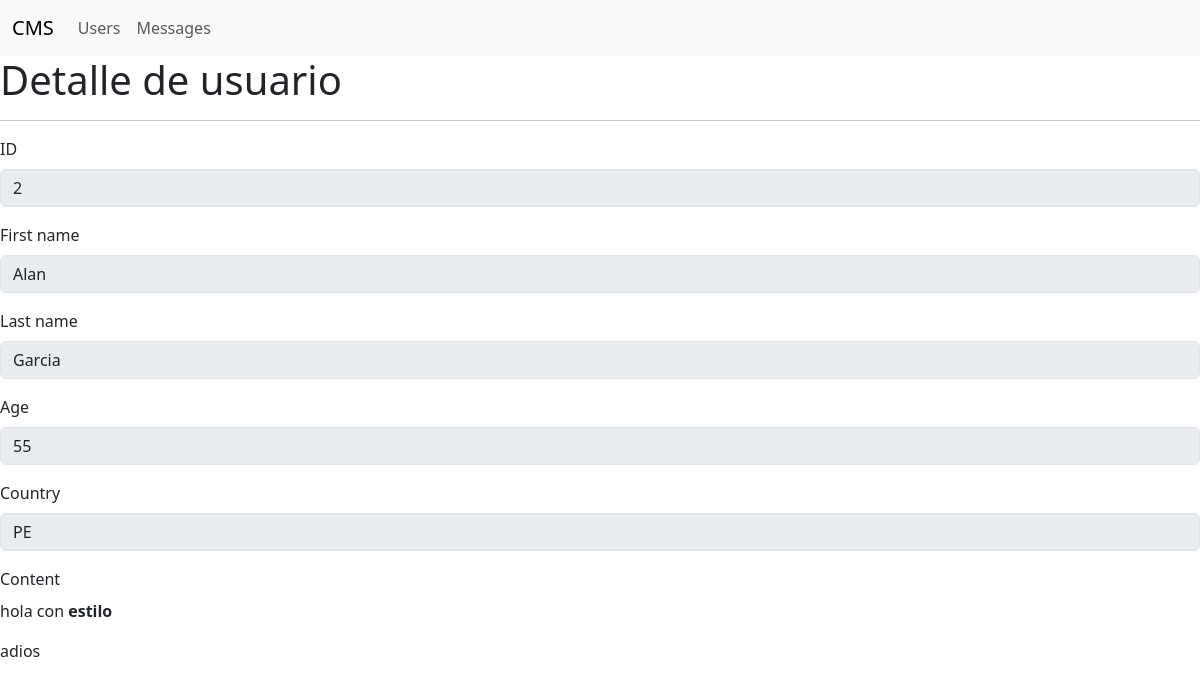
The page /users/2 on the database its author committed.
### main.py (models this page shows, shortened)
class User(db.Model):
    __tablename__ = "users"
    id = db.Column(db.Integer, primary_key=True, autoincrement=True)
    first_name = db.Column(db.String(150), nullable=False)
    last_name = db.Column(db.String(150), nullable=False)
    age = db.Column(db.Integer, nullable=False)
    country = db.Column(db.String(50), nullable=False)
    content = db.Column(db.Text, nullable=True)
    created_at = db.Column(db.DateTime(timezone=True), server_default=func.now())

### main.py (the view)
@app.route("/users/<id>")
def users_by_id(id):
    user = User.query.get_or_404(id)
    return render_template("users-detail.html", user=user)

### templates/users-detail.html (shortened to what this page needs)
{% extends 'base.html' %}
{% block content %}
<h1>Detalle de usuario</h1>
<hr>
    <div class="mb-3">
      <label class="form-label">ID</label>
      <input type="text" class="form-control" name="id" value="{{ user.id }}" disabled readonly>
    </div>
    <div class="mb-3">
        <label class="form-label">First name</label>
        <input type="text" class="form-control" name="first_name" value="{{ user.first_name }}" disabled readonly>
    </div>
    <div class="mb-3">
        <label class="form-label">Last name</label>
        <input type="text" class="form-control" name="last_name" value="{{ user.last_name }}" disabled readonly>
    </div>
    <div class="mb-3">
        <label class="form-label">Age</label>
        <input type="text" class="form-control" name="age" value="{{ user.age}}" disabled readonly>
    </div>
    <div class="mb-3">
        <label class="form-label">Country</label>
        <input type="text" class="form-control" name="country" value="{{ user.country }}" disabled readonly>
    </div>
    <div class="mb-3">
        <label class="form-label">Content</label>
        {% if user.content %}
        {{ user.content|safe }}
        {% endif %}
      </div>
  {% endblock %}

### rows shown on the page
User: id "2", first_name "Alan", last_name "Garcia", age "55", country "PE", content "hola con estilo adios"
